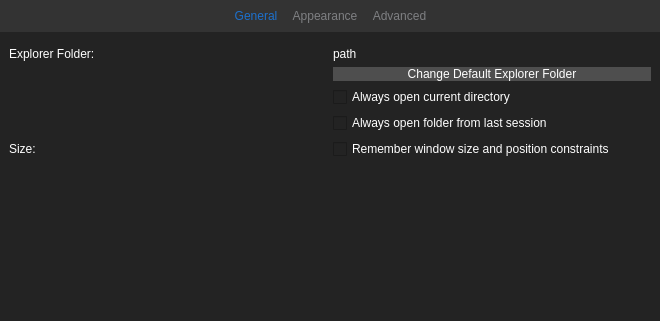
<?xml version="1.0" encoding="UTF-8"?>
<ui version="4.0">
 <class>Dialog</class>
 <widget class="QDialog" name="Dialog">
  <property name="geometry">
   <rect>
    <x>0</x>
    <y>0</y>
    <width>660</width>
    <height>321</height>
   </rect>
  </property>
  <property name="windowTitle">
   <string>Dialog</string>
  </property>
  <property name="styleSheet">
   <string notr="true">background-color: rgb(35, 35, 35);color: rgb(255, 255, 255);</string>
  </property>
  <layout class="QVBoxLayout" name="verticalLayout_2">
   <property name="leftMargin">
    <number>0</number>
   </property>
   <property name="topMargin">
    <number>0</number>
   </property>
   <property name="rightMargin">
    <number>0</number>
   </property>
   <property name="bottomMargin">
    <number>0</number>
   </property>
   <item>
    <widget class="QWidget" name="widget" native="true">
     <property name="styleSheet">
      <string notr="true">background-color: rgb(51, 51, 51);</string>
     </property>
     <layout class="QHBoxLayout" name="horizontalLayout">
      <property name="leftMargin">
       <number>0</number>
      </property>
      <property name="topMargin">
       <number>6</number>
      </property>
      <property name="rightMargin">
       <number>0</number>
      </property>
      <property name="bottomMargin">
       <number>6</number>
      </property>
      <item>
       <spacer name="horizontalSpacer">
        <property name="orientation">
         <enum>Qt::Horizontal</enum>
        </property>
        <property name="sizeHint" stdset="0">
         <size>
          <width>40</width>
          <height>20</height>
         </size>
        </property>
       </spacer>
      </item>
      <item>
       <widget class="QToolButton" name="toolButton_general">
        <property name="autoFillBackground">
         <bool>false</bool>
        </property>
        <property name="styleSheet">
         <string notr="true">QToolButton{
	border : 0px;
	color: rgb(126, 127, 130);
}
QToolButton::checked{
	color: rgb(28, 112, 205);
}</string>
        </property>
        <property name="text">
         <string>General</string>
        </property>
        <property name="icon">
         <iconset>
          <normaloff>res/settings_empty_off.png</normaloff>
          <activeon>res/settings_empty_on.png</activeon>res/settings_empty_off.png</iconset>
        </property>
        <property name="checkable">
         <bool>true</bool>
        </property>
        <property name="checked">
         <bool>true</bool>
        </property>
        <property name="toolButtonStyle">
         <enum>Qt::ToolButtonTextUnderIcon</enum>
        </property>
        <property name="autoRaise">
         <bool>true</bool>
        </property>
       </widget>
      </item>
      <item>
       <widget class="QToolButton" name="toolButton_appearance">
        <property name="autoFillBackground">
         <bool>false</bool>
        </property>
        <property name="styleSheet">
         <string notr="true">QToolButton{
	border : 0px;
	color: rgb(126, 127, 130);
}
QToolButton::checked{
	color: rgb(28, 112, 205);
}</string>
        </property>
        <property name="text">
         <string>Appearance</string>
        </property>
        <property name="icon">
         <iconset>
          <normaloff>res/appearance_off.png</normaloff>
          <activeon>res/appearance_on.png</activeon>res/appearance_off.png</iconset>
        </property>
        <property name="checkable">
         <bool>true</bool>
        </property>
        <property name="toolButtonStyle">
         <enum>Qt::ToolButtonTextUnderIcon</enum>
        </property>
       </widget>
      </item>
      <item>
       <widget class="QToolButton" name="toolButton_advanced">
        <property name="autoFillBackground">
         <bool>false</bool>
        </property>
        <property name="styleSheet">
         <string notr="true">QToolButton{
	border : 0px;
	color: rgb(126, 127, 130);
}
QToolButton::checked{
	color: rgb(28, 112, 205);
}</string>
        </property>
        <property name="text">
         <string>Advanced</string>
        </property>
        <property name="icon">
         <iconset>
          <normaloff>res/advanced_off.png</normaloff>
          <activeon>res/advanced_on.png</activeon>res/advanced_off.png</iconset>
        </property>
        <property name="checkable">
         <bool>true</bool>
        </property>
        <property name="toolButtonStyle">
         <enum>Qt::ToolButtonTextUnderIcon</enum>
        </property>
       </widget>
      </item>
      <item>
       <spacer name="horizontalSpacer_2">
        <property name="orientation">
         <enum>Qt::Horizontal</enum>
        </property>
        <property name="sizeHint" stdset="0">
         <size>
          <width>40</width>
          <height>20</height>
         </size>
        </property>
       </spacer>
      </item>
     </layout>
    </widget>
   </item>
   <item>
    <widget class="QStackedWidget" name="stackedWidget">
     <widget class="QWidget" name="page">
      <layout class="QVBoxLayout" name="verticalLayout">
       <item>
        <layout class="QGridLayout" name="gridLayout_2">
         <item row="2" column="1">
          <widget class="QCheckBox" name="checkBox_alwaysCurrentDir">
           <property name="text">
            <string>Always open current directory</string>
           </property>
          </widget>
         </item>
         <item row="0" column="1">
          <widget class="QLabel" name="label_explorerFolder">
           <property name="text">
            <string>path</string>
           </property>
          </widget>
         </item>
         <item row="0" column="0">
          <widget class="QLabel" name="label">
           <property name="text">
            <string>Explorer Folder:</string>
           </property>
          </widget>
         </item>
         <item row="1" column="1">
          <widget class="QPushButton" name="pushButton_changeDefaultFolder">
           <property name="styleSheet">
            <string notr="true">QPushButton:hover{
	
	background-color: rgb(166, 166, 166);
}
QPushButton{
	border: 0px;
	
	background-color: rgb(78, 78, 78);
}</string>
           </property>
           <property name="text">
            <string>Change Default Explorer Folder</string>
           </property>
          </widget>
         </item>
         <item row="3" column="1">
          <widget class="QCheckBox" name="checkBox_alwaysLastFolder">
           <property name="text">
            <string>Always open folder from last session</string>
           </property>
          </widget>
         </item>
        </layout>
       </item>
       <item>
        <layout class="QGridLayout" name="gridLayout_3">
         <item row="0" column="0">
          <widget class="QLabel" name="label_3">
           <property name="text">
            <string>Size:</string>
           </property>
          </widget>
         </item>
         <item row="0" column="1">
          <widget class="QCheckBox" name="checkBox_useLastWindowSizeAndPosition">
           <property name="text">
            <string>Remember window size and position constraints</string>
           </property>
          </widget>
         </item>
        </layout>
       </item>
       <item>
        <spacer name="verticalSpacer">
         <property name="orientation">
          <enum>Qt::Vertical</enum>
         </property>
         <property name="sizeHint" stdset="0">
          <size>
           <width>20</width>
           <height>40</height>
          </size>
         </property>
        </spacer>
       </item>
      </layout>
     </widget>
     <widget class="QWidget" name="page_2"/>
    </widget>
   </item>
  </layout>
 </widget>
 <resources/>
 <connections/>
</ui>
